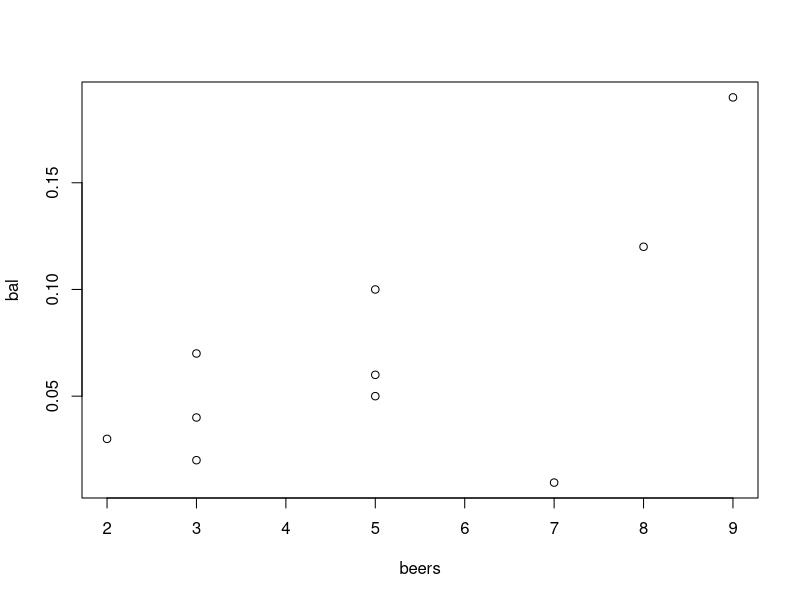
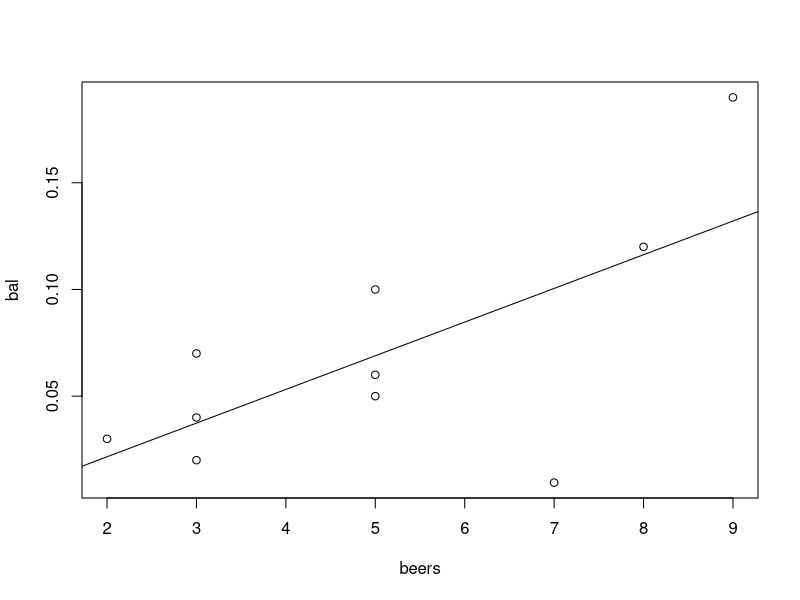

The R source for these figures, in order:
# 이전 메모리 제거
rm(list = ls())

# code 6-4
beers = c(5,2,9,8,3,7,3,5,3,5)                 # 자료 입력
bal <- c(0.1,0.03,0.19,0.12,0.04,0.0095,0.07,  # 자료 입력
         0.06,0.02,0.05)
tbl <- data.frame(beers,bal)                   # 데이터프레임 생성
tbl

plot(bal~beers, data=tbl)                 # 산점도
plot(bal~beers, tbl)                     # 산점도

res <- lm(bal~beers,data=tbl)                  # 회귀식 도출
abline(res)                                    # 회귀선 그리기
cor(beers,bal)                                 # 상관계수 계산
cor(bal, beers)                                 # 상관계수 계산

# code 6-5
cor(iris[,1:4])               # 4개 변수 간 상관성 분석
